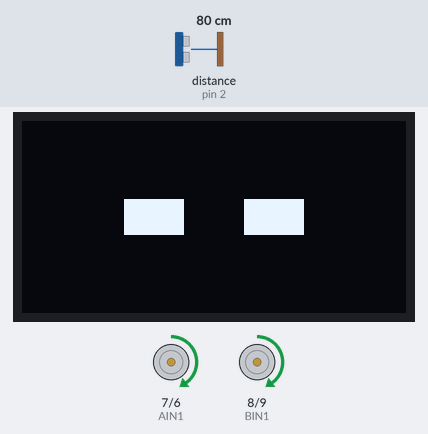
Bench run of a sketch on a simulated Arduino Uno, built with avr-gcc and run on an emulated ATmega328P. Shown: 128×64 one-colour display, motor-driver pin pairs drawn as motors (green arrow = first pin HIGH = forward, orange = second pin HIGH = backward, longer = more drive, scaled by the enable pin). Wiring (inferred from the names in the program): ultrasonic range finder: trigger pin 3; echo pin 2. The inputs (shaded band) are chosen by the test bench; at power-on: distance to the obstacle (sensor on pin 2) 80 cm. The echo pulse lasts 58.3 µs per cm; what the sketch prints to the serial monitor is not drawn.

Above: at 7.2 s.
7.3 s: distance to the obstacle (sensor on pin 2) set to 10 cm
9.7 s: distance to the obstacle (sensor on pin 2) set to 7 cm
At 13.6 s:
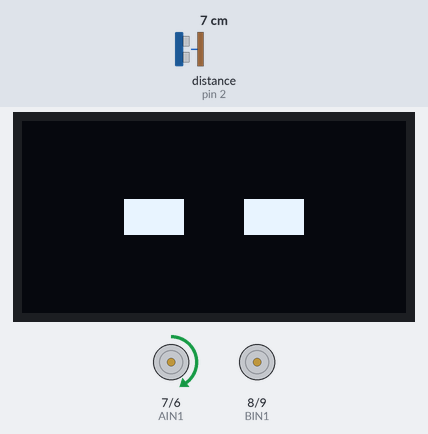
14.3 s: distance to the obstacle (sensor on pin 2) set to 9 cm
At 16.8 s:
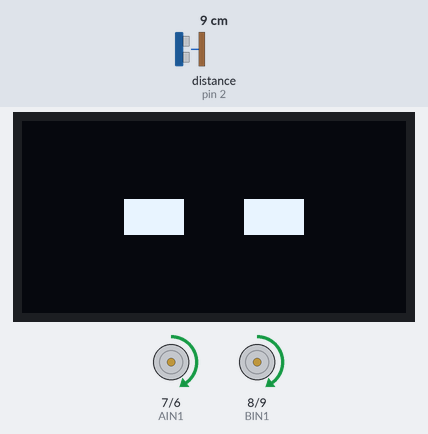
17.1 s: distance to the obstacle (sensor on pin 2) set to 2 cm
At 20.3 s:
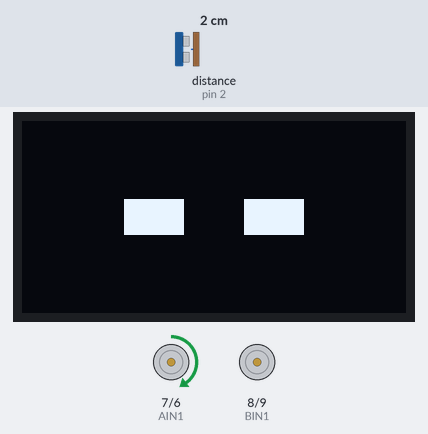
Timing chart, 0 to 20.5 s (numbered marks = the images above; inputs shaded):
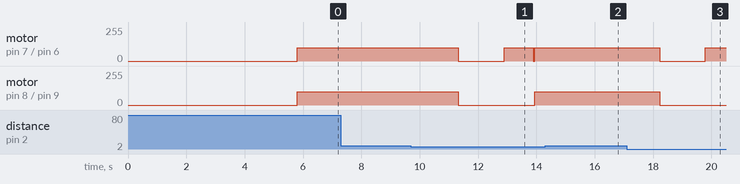

Measured:
- the behaviour switches between 9 and 8 cm on distance to the obstacle (sensor on pin 2) (found by bisection; images 0 and 1)
- after the input at 9.7 s, motor on pin 7 (AIN1) / pin 6 (AIN2): forward 100/255 → stopped after 1.6 s, → forward 100/255 1.6 s later; motor on pin 8 (BIN1) / pin 9 (BIN2): forward 100/255 → stopped after 1.6 s, → forward 100/255 2.6 s later
- after the input at 14.3 s, motor on pin 7 (AIN1) / pin 6 (AIN2), motor on pin 8 (BIN1) / pin 9 (BIN2): stays forward 100/255 (without the input it goes to stopped after 0.24 s)
- after the input at 17.1 s, motor on pin 7 (AIN1) / pin 6 (AIN2): forward 100/255 → stopped after 1.1 s, → forward 100/255 1.6 s later; motor on pin 8 (BIN1) / pin 9 (BIN2): forward 100/255 → stopped after 1.1 s

The sketch:

rover.ino
```cpp
#include <Wire.h>
#include <Adafruit_GFX.h>
#include <Adafruit_SSD1306.h>

#define SCREEN_WIDTH 128
#define SCREEN_HEIGHT 64

Adafruit_SSD1306 display(SCREEN_WIDTH, SCREEN_HEIGHT, &Wire, -1);

// Параметры глаз
const int BASE_W = 20;
const int BASE_H = 12;
int eyeWidth  = BASE_W;
int eyeHeight = BASE_H;
int eyeY = 26;
int leftEyeX  = 34;
int rightEyeX = 74;

// Ультразвуковой датчик
const int trigPin = 3;
const int echoPin = 2;
const int SURPRISE_DISTANCE_MM = 80;

// Пины драйвера TB6612FNG
const int PWMA = 5;
const int AIN2 = 6;
const int AIN1 = 7;
const int BIN1 = 8;
const int BIN2 = 9;
const int PWMB = 10;

const int NORMAL_SPEED = 100;

// Флаг: моторы запущены?
bool motorsRunning = false;

// --- Функции глаз (без изменений) ---
void drawEyes(int w, int h, int offsetX = 0) {
  display.clearDisplay();
  display.fillRect(leftEyeX + offsetX, eyeY, w, h, SSD1306_WHITE);
  display.fillRect(rightEyeX + offsetX, eyeY, w, h, SSD1306_WHITE);
  display.display();
}

void animateSize(int fromW, int fromH, int toW, int toH, int steps, int delayMs) {
  for (int i = 0; i <= steps; i++) {
    int w = map(i, 0, steps, fromW, toW);
    int h = map(i, 0, steps, fromH, toH);
    drawEyes(w, h, 0);
    delay(delayMs);
  }
}

void animateLook(int from, int to, int steps, int delayMs) {
  for (int i = 0; i <= steps; i++) {
    int offset = map(i, 0, steps, from, to);
    drawEyes(eyeWidth, eyeHeight, offset);
    delay(delayMs);
  }
}

void blink() {
  animateSize(eyeWidth, eyeHeight, eyeWidth, 2, 4, 15);
  animateSize(eyeWidth, 2, eyeWidth, eyeHeight, 4, 15);
}

void surprise() {
  animateSize(eyeWidth, eyeHeight, 30, 18, 6, 15);
  eyeWidth = 30;
  eyeHeight = 18;

  animateLook(0, 20, 6, 15);
  animateLook(10, -20, 8, 15);
  animateLook(-10, 0, 6, 15);

  animateSize(eyeWidth, eyeHeight, BASE_W, BASE_H, 6, 15);
  eyeWidth  = BASE_W;
  eyeHeight = BASE_H;
  drawEyes(eyeWidth, eyeHeight, 0);
}

int getDistanceMM() {
  digitalWrite(trigPin, LOW);
  delayMicroseconds(2);
  digitalWrite(trigPin, HIGH);
  delayMicroseconds(10);
  digitalWrite(trigPin, LOW);

  long duration = pulseIn(echoPin, HIGH, 30000);
  if (duration == 0) return 9999;
  return (int)((duration * 0.343) / 2.0);
}


void motorForward(int speed) {
  digitalWrite(AIN1, HIGH);
  digitalWrite(AIN2, LOW);
  analogWrite(PWMA, speed);
  digitalWrite(BIN1, HIGH);
  digitalWrite(BIN2, LOW);
  analogWrite(PWMB, speed);
}

void stopMotors() {
  digitalWrite(AIN1, LOW);
  digitalWrite(AIN2, LOW);
  digitalWrite(BIN1, LOW);
  digitalWrite(BIN2, LOW);
  analogWrite(PWMA, 0);
  analogWrite(PWMB, 0);
}

void avoidObstacle() {
  digitalWrite(AIN1, HIGH);
  digitalWrite(AIN2, LOW);
  analogWrite(PWMA, NORMAL_SPEED);
  digitalWrite(BIN1, LOW);
  digitalWrite(BIN2, LOW);
  analogWrite(PWMB, 0);
  delay(1000);
  stopMotors();
  delay(50);
}

void setup() {
  Serial.begin(9600);

  if (!display.begin(SSD1306_SWITCHCAPVCC, 0x3C)) {

    Serial.println("OLED error!");
  }

  pinMode(trigPin, OUTPUT);
  pinMode(echoPin, INPUT);

  pinMode(PWMA, OUTPUT);
  pinMode(AIN1, OUTPUT);
  pinMode(AIN2, OUTPUT);
  pinMode(PWMB, OUTPUT);
  pinMode(BIN1, OUTPUT);
  pinMode(BIN2, OUTPUT);

  stopMotors();

  unsigned long startTime = millis();
  while (millis() - startTime < 5000) {
    drawEyes(eyeWidth, eyeHeight, 0);
    delay(600);
    blink();
    delay(400);
  }

  motorsRunning = true;
  motorForward(NORMAL_SPEED);
  Serial.println("Моторы запущены!");
}

void loop() {
  if (!motorsRunning) {
    return;
  }

  int distanceMM = getDistanceMM();
  Serial.print("Расстояние: ");
  Serial.print(distanceMM);
  Serial.println(" мм");

  if (distanceMM > 0 && distanceMM < SURPRISE_DISTANCE_MM) {
    stopMotors();
    surprise();
    avoidObstacle();
    motorForward(NORMAL_SPEED);
    delay(600);
  } else {
    drawEyes(eyeWidth, eyeHeight, 0);
    delay(800);
    blink();
    delay(600);
    motorForward(NORMAL_SPEED);
  }
}
```
